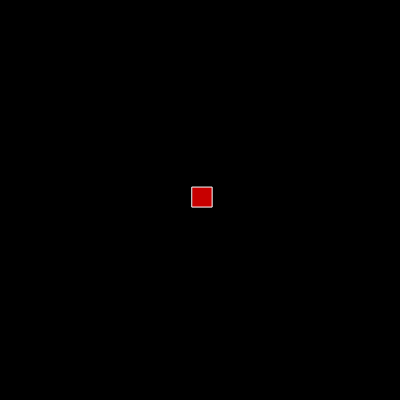
Frame 1 (no input)
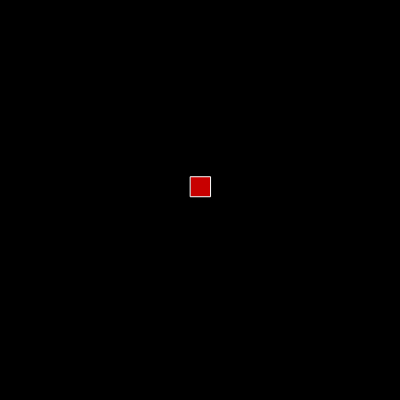
Frame 60 (no input)
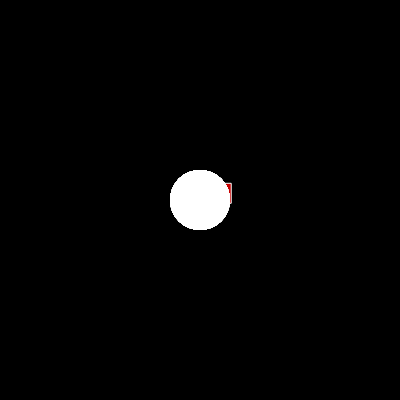
Frame 120 (the mouse pressed at the canvas centre since frame 60)

The p5.js sketch that drew these frames (run headless with seeded random() and noise() and a simulated clock; from frame 60 on, the mouse is pressed at the canvas centre):

// p5.js sketch
// ── sketch.js
var x = 200;
var y = 200;
var trailCanvas;

function setup() {
    createCanvas(400,400);
    //createGraphics allows another canvas on canvas.
    trailCanvas = createGraphics(width, height);
    trailCanvas.clear();//Make secondary canvas invisible
    //trailCanvas.background(255,0,0);
}

function draw(){
  //No trails !
  background(0);
  x += random(-5, 5);
  y += random(-5, 5);
  fill(255,0, 0, 200);
  stroke(255);
  rectMode(CENTER);
  rect(x, y, 20, 20);

  //Trails
  if(mouseIsPressed){
    trailCanvas.fill(255, 127);
    trailCanvas.noStroke();
    trailCanvas.ellipse(mouseX, mouseY, 60, 60);
  }
  image(trailCanvas, 0, 0);
}
